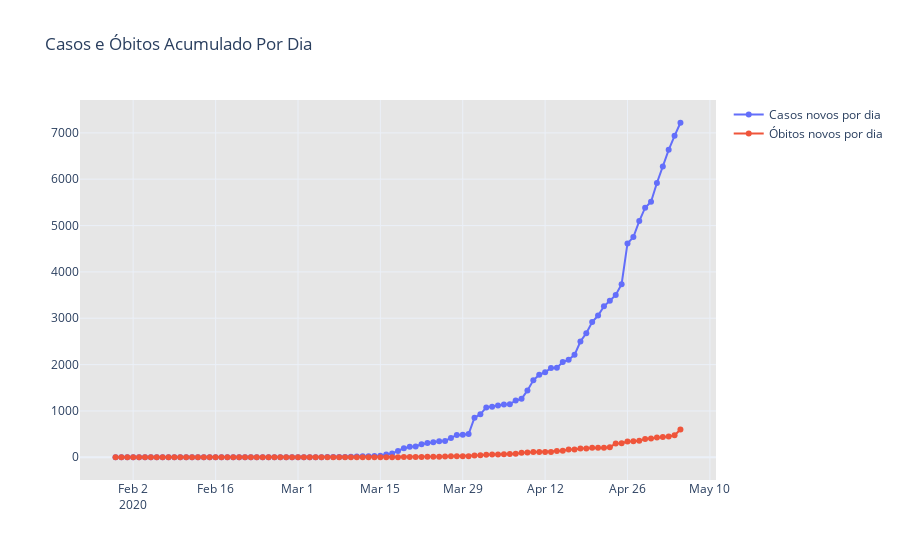

The notebook cell saved with this chart:
### Code cell
fig = go.Figure(
    [
        go.Scatter(x = dados.data, y = casosNovos['casosNovos'], mode = 'markers+lines', name="Casos novos por dia"),
        go.Scatter(x = dados.data, y = obitosNovos['obitosNovos'], mode = 'markers+lines', name="Óbitos novos por dia"),
       
    ]
)


fig.update_layout(title='Casos e Óbitos Acumulado Por Dia',
                   plot_bgcolor='rgb(230, 230,230)',
                   showlegend=True, template="plotly_white")

fig.show()
plotly.offline.plot(fig, filename='HTML/NovosCasosObitosAcumuladoBrasilDia.html', auto_open=False)

### Figure 1 — Plotly figure (JSON) as saved in the notebook; plotly's stock layout.template omitted (floating-point values rounded to 4 significant figures; data arrays with more than 128 entries replaced by an {"elided": "..."} marker saying what was removed)
{"data": [{"mode": "markers+lines", "name": "Casos novos por dia", "type": "scatter", "x": {"elided": "2619 str values"}, "y": [0, 0, 0, 0, 0, 0, 0, 0, 0, 0, 0, 0, 0, 0, 0, 0, 0, 0, 0, 0, 0, 0, 0, 0, 0, 0, 0, 0, 0, 0, 0, 0, 0, 1, 1, 1, 4, 6, 6, 6, 9, 18, 21, 23, 25, 34, 57, 79, 137, 193, 224, 232, 283, 310, 323, 345, 353, 418, 482, 486, 502, 852, 926, 1076, 1089, 1117, 1138, 1146, 1222, 1261, 1442, 1661, 1781, 1832, 1927, 1930, 2055, 2105, 2210, 2498, 2678, 2917, 3058, 3257, 3379, 3503, 3735, 4613, 4751, 5097, 5385, 5514, 5919, 6276, 6633, 6935, 7218]}, {"mode": "markers+lines", "name": "Óbitos novos por dia", "type": "scatter", "x": {"elided": "2619 str values"}, "y": [0, 0, 0, 0, 0, 0, 0, 0, 0, 0, 0, 0, 0, 0, 0, 0, 0, 0, 0, 0, 0, 0, 0, 0, 0, 0, 0, 0, 0, 0, 0, 0, 0, 0, 0, 0, 0, 0, 0, 0, 0, 0, 0, 0, 0, 0, 0, 1, 2, 3, 5, 7, 7, 9, 11, 12, 15, 20, 22, 22, 23, 40, 42, 54, 58, 60, 67, 68, 73, 99, 105, 113, 114, 115, 115, 133, 141, 165, 166, 188, 189, 204, 204, 206, 217, 296, 301, 338, 346, 357, 395, 407, 428, 435, 449, 474, 600]}], "layout": {"plot_bgcolor": "rgb(230, 230,230)", "showlegend": true, "title": {"text": "Casos e Óbitos Acumulado Por Dia"}}}
